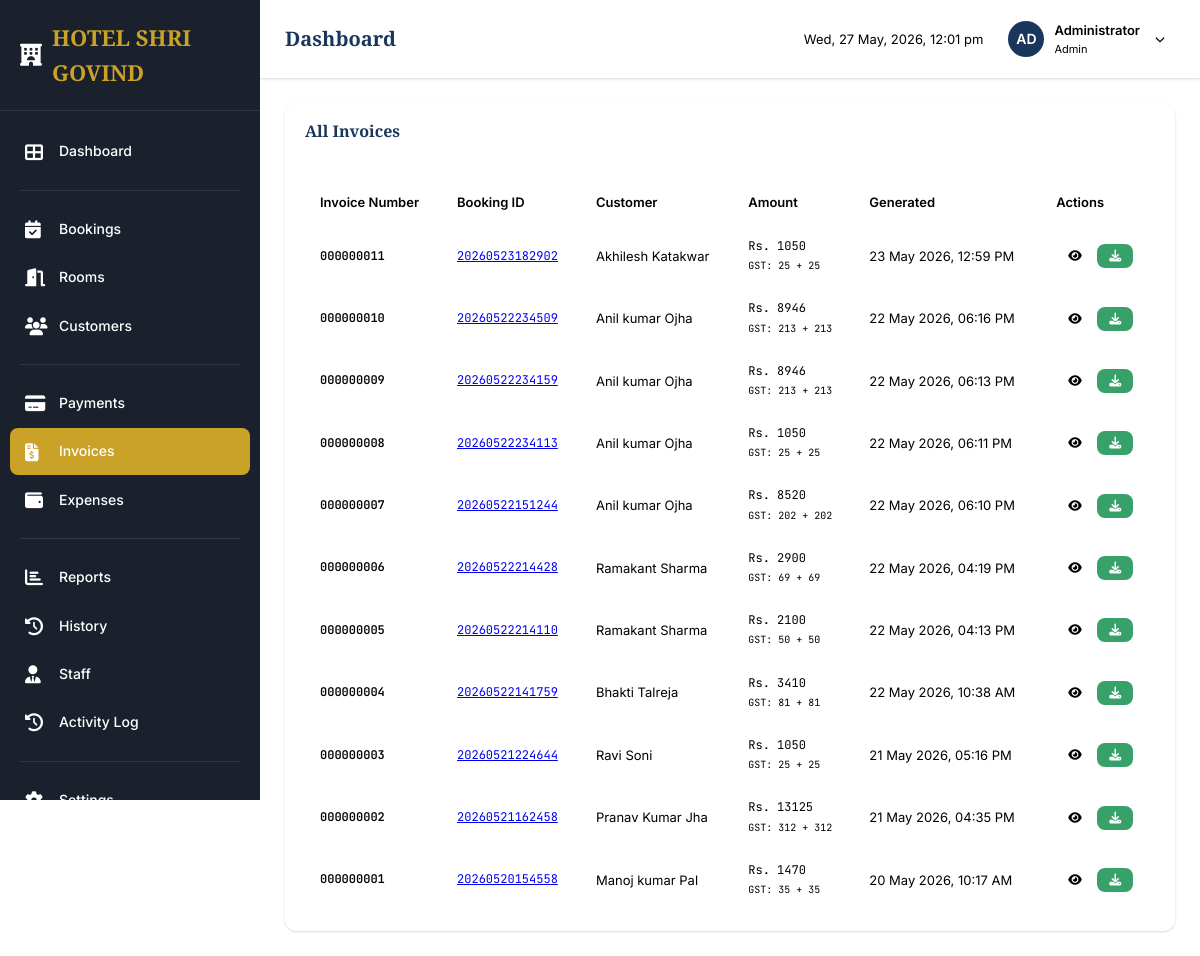
The page /invoices (signed in) on the database its author committed.
### app.py (models this page shows, shortened)
class Settings(db.Model):
    __tablename__ = 'settings'
    id = db.Column(db.Integer, primary_key=True)
    key = db.Column(db.String(50), unique=True, nullable=False)
    value = db.Column(db.Text)
    @staticmethod
    def get(key, default=None):
        setting = Settings.query.filter_by(key=key).first()
        return setting.value if setting else default

class Staff(db.Model, UserMixin):
    __tablename__ = 'staff'
    id = db.Column(db.Integer, primary_key=True)
    username = db.Column(db.String(50), unique=True, nullable=False)
    password_hash = db.Column(db.String(255), nullable=False)
    name = db.Column(db.String(100), nullable=False)
    role = db.Column(db.String(20), nullable=False, default='receptionist')
    is_active = db.Column(db.Boolean, default=True)
    created_at = db.Column(db.DateTime, default=datetime.utcnow)
    last_login = db.Column(db.DateTime)
    def is_admin(self):
        return self.role == 'admin'

class Invoice(db.Model):
    __tablename__ = 'invoices'
    id = db.Column(db.Integer, primary_key=True)
    invoice_number = db.Column(db.String(20), unique=True, nullable=False)
    booking_id = db.Column(db.Integer, db.ForeignKey('bookings.id'), nullable=False)
    generated_at = db.Column(db.DateTime, default=datetime.utcnow)
    pdf_path = db.Column(db.String(255))

class Booking(db.Model):
    __tablename__ = 'bookings'
    id = db.Column(db.Integer, primary_key=True)
    booking_id = db.Column(db.String(20), unique=True, nullable=False)
    customer_id = db.Column(db.Integer, db.ForeignKey('customers.id'), nullable=False)
    room_id = db.Column(db.Integer, db.ForeignKey('rooms.id'), nullable=True)
    booking_category = db.Column(db.String(20), default='normal')
    wedding_package = db.Column(db.String(20), nullable=True)
    check_in = db.Column(db.DateTime, nullable=False)
    check_out = db.Column(db.DateTime, nullable=False)
    actual_check_in = db.Column(db.DateTime)
    actual_check_out = db.Column(db.DateTime)
    stay_duration = db.Column(db.Integer, nullable=False)
    number_of_persons = db.Column(db.Integer, default=1)
    gst_mode = db.Column(db.String(20), default='exclude')
    room_charge = db.Column(db.Numeric(10,3), default=0)
    extra_person_charges = db.Column(db.Numeric(10,3), default=0)
    extra_charges = db.Column(db.Numeric(10,3), default=0)
    discount = db.Column(db.Numeric(10,3), default=0)
    subtotal = db.Column(db.Numeric(10,3), default=0)
    gst_rate = db.Column(db.Numeric(5,3), default=5)
    gst_amount = db.Column(db.Numeric(10,3), default=0)
    total_amount = db.Column(db.Numeric(10,3), default=0)
    advance_amount = db.Column(db.Numeric(10,3), default=0)
    pending_amount = db.Column(db.Numeric(10,3), default=0)
    status = db.Column(db.String(20), default='checked_in')
    checked_in_by = db.Column(db.Integer, db.ForeignKey('staff.id'))
    checked_out_by = db.Column(db.Integer, db.ForeignKey('staff.id'))
    billing_name = db.Column(db.String(200))
    company_gst = db.Column(db.String(20))
    company_address = db.Column(db.Text)
    bill_payer_type = db.Column(db.String(20), default='guest')
    payer_name = db.Column(db.String(200))
    payer_phone = db.Column(db.String(20))
    payer_address = db.Column(db.Text)
    notes = db.Column(db.Text)
    purpose_of_visit = db.Column(db.String(50))
    created_at = db.Column(db.DateTime, default=datetime.utcnow)
    checked_in_staff = db.relationship('Staff', foreign_keys=[checked_in_by])
    checked_out_staff = db.relationship('Staff', foreign_keys=[checked_out_by])
    extra_charges_list = db.relationship('ExtraCharge', backref='booking', lazy=True)
    payments = db.relationship('Payment', backref='booking', lazy=True)
    invoice = db.relationship('Invoice', backref='booking', uselist=False)
    accompanying_persons = db.relationship('AccompanyingPerson', backref='booking', lazy=True)

class Customer(db.Model):
    __tablename__ = 'customers'
    id = db.Column(db.Integer, primary_key=True)
    name = db.Column(db.String(100), nullable=False)
    email = db.Column(db.String(100))
    phone = db.Column(db.String(20), nullable=False)
    age = db.Column(db.Integer)
    number_of_children = db.Column(db.Integer, default=0)
    address = db.Column(db.Text)
    id_proof_type = db.Column(db.String(20))
    id_proof_number = db.Column(db.String(50))
    id_proof_file = db.Column(db.String(255))
    total_stays = db.Column(db.Integer, default=0)
    created_at = db.Column(db.DateTime, default=datetime.utcnow)
    bookings = db.relationship('Booking', backref='customer', lazy=True)
    accompanying_persons = db.relationship('AccompanyingPerson', backref='customer', lazy=True, cascade='all, delete-orphan')

### app.py (the view)
@app.route('/invoices')
@login_required
def invoices():
    invoices_list = Invoice.query.order_by(Invoice.generated_at.desc()).all()
    return render_template('invoices.html', invoices=invoices_list)

### app.py (called while the page is built)
@login_manager.user_loader
def load_user(user_id):
    return db.session.get(Staff, int(user_id))

### templates/invoices.html (shortened to what this page needs)
{% extends "base.html" %}
{% block content %}
<div class="card">
    <div class="card-header">
        <h3 class="card-title">All Invoices</h3>
    </div>
    <div class="card-body">
        {% if invoices %}
        <div class="table-wrapper">
            <table class="data-table">
                <thead>
                    <tr>
                        <th>Invoice Number</th>
                        <th>Booking ID</th>
                        <th>Customer</th>
                        <th>Amount</th>
                        <th>Generated</th>
                        <th>Actions</th>
                    </tr>
                </thead>
                <tbody>
                    {% for invoice in invoices %}
                    <tr>
                        <td class="text-mono" style="font-weight: 600;">{{ invoice.invoice_number }}</td>
                        <td class="text-mono">
                            <a href="{{ url_for('booking_detail', booking_id=invoice.booking_id) }}">
                                {{ invoice.booking.booking_id }}
                            </a>
                        </td>
                        <td>{{ invoice.booking.customer.name }}</td>
                        <td class="text-mono">
                            Rs. {{ invoice.booking.total_amount|int }}
                            <br><small style="color: var(--gray-500); font-size: 10px;">GST: {{ (invoice.booking.gst_amount|float / 2)|int }} + {{ (invoice.booking.gst_amount|float / 2)|int }}</small>
                        </td>
                        <td>{{ invoice.generated_at.strftime('%d %b %Y, %I:%M %p') }}</td>
                        <td>
                            <a href="{{ url_for('invoice_detail', invoice_id=invoice.id) }}" class="btn btn-sm btn-outline">
                                <i class="fas fa-eye"></i>
                            </a>
                            <a href="{{ url_for('download_invoice', invoice_id=invoice.id) }}" class="btn btn-sm btn-success">
                                <i class="fas fa-download"></i>
                            </a>
                        </td>
                    </tr>
                    {% endfor %}
                </tbody>
            </table>
        </div>
        {% else %}
        <div class="empty-state">
            <i class="fas fa-file-invoice-dollar"></i>
            <h3>No Invoices</h3>
            <p>Invoices will appear here after check-outs are completed</p>
        </div>
        {% endif %}
    </div>
</div>
{% endblock %}

### templates/partials/sidebar.html (shortened to what this page needs)
<nav class="sidebar">
    <div class="sidebar-header">
        <a href="{{ url_for('dashboard') }}" class="sidebar-logo">
            <i class="fas fa-hotel"></i>
            <span>{{ hotel.name|default('HOTEL SHRI GOVIND') }}</span>
        </a>
    </div>
    <div class="sidebar-nav">
        <div class="nav-item">
            <a href="{{ url_for('dashboard') }}" class="nav-link {% if request.endpoint == 'dashboard' %}active{% endif %}">
                <i class="fas fa-th-large"></i>
                Dashboard
            </a>
        </div>
        <div class="nav-divider"></div>
        <div class="nav-item">
            <a href="{{ url_for('bookings') }}" class="nav-link {% if 'booking' in request.endpoint %}active{% endif %}">
                <i class="fas fa-calendar-check"></i>
                Bookings
            </a>
        </div>
        <div class="nav-item">
            <a href="{{ url_for('rooms') }}" class="nav-link {% if request.endpoint == 'rooms' or 'room' in request.endpoint %}active{% endif %}">
                <i class="fas fa-door-open"></i>
                Rooms
            </a>
        </div>
        <div class="nav-item">
            <a href="{{ url_for('customers') }}" class="nav-link {% if 'customer' in request.endpoint %}active{% endif %}">
                <i class="fas fa-users"></i>
                Customers
            </a>
        </div>
        <div class="nav-divider"></div>
        <div class="nav-item">
            <a href="{{ url_for('payments') }}" class="nav-link {% if request.endpoint == 'payments' %}active{% endif %}">
                <i class="fas fa-credit-card"></i>
                Payments
            </a>
        </div>
        <div class="nav-item">
            <a href="{{ url_for('invoices') }}" class="nav-link {% if 'invoice' in request.endpoint %}active{% endif %}">
                <i class="fas fa-file-invoice-dollar"></i>
                Invoices
            </a>
        </div>
        <div class="nav-item">
            <a href="{{ url_for('expenses') }}" class="nav-link {% if request.endpoint == 'expenses' %}active{% endif %}">
                <i class="fas fa-wallet"></i>
                Expenses
            </a>
        </div>
        <div class="nav-divider"></div>
        <div class="nav-item">
            <a href="{{ url_for('reports') }}" class="nav-link {% if request.endpoint == 'reports' or 'report' in request.endpoint %}active{% endif %}">
                <i class="fas fa-chart-bar"></i>
                Reports
            </a>
        </div>
        <div class="nav-item">
            <a href="{{ url_for('history') }}" class="nav-link {% if request.endpoint == 'history' %}active{% endif %}">
                <i class="fas fa-history"></i>
                History
            </a>
        </div>
        {% if current_user.is_admin() %}
        <div class="nav-item">
            <a href="{{ url_for('staff') }}" class="nav-link {% if 'staff' in request.endpoint %}active{% endif %}">
                <i class="fas fa-user-tie"></i>
                Staff
            </a>
        </div>
        <div class="nav-item">
            <a href="{{ url_for('activity_log') }}" class="nav-link {% if request.endpoint == 'activity_log' %}active{% endif %}">
                <i class="fas fa-history"></i>
                Activity Log
            </a>
        </div>
        {% endif %}
        <div class="nav-divider"></div>
        <div class="nav-item">
            <a href="{{ url_for('settings') }}" class="nav-link {% if request.endpoint == 'settings' %}active{% endif %}">
                <i class="fas fa-cog"></i>
                Settings
            </a>
        </div>
    </div>
</nav>

### templates/partials/topnav.html (shortened to what this page needs)
<nav class="top-nav">
    <div class="top-nav-left">
        <h1 class="page-title">{% block page_title %}Dashboard{% endblock %}</h1>
    </div>
    <div class="top-nav-right">
        <span class="nav-time" id="current-time">
        </span>
        <div class="user-dropdown">
            <div class="user-avatar">
                {{ current_user.name[:2].upper() }}
            </div>
            <div class="user-info">
                <div class="user-name">{{ current_user.name }}</div>
                <div class="user-role">{{ current_user.role|title }}</div>
            </div>
            <i class="fas fa-chevron-down" style="color: var(--gray-400); font-size: 10px; margin-left: 5px;"></i>
        </div>
    </div>
</nav>

### rows shown on the page
Settings: name "HOTEL SHRI GOVIND"
Staff: name "AD", name "Administrator", role "Admin"
Invoice: invoice_number "000000011", booking.booking_id "20260523182902", booking.customer.name "Akhilesh Katakwar", booking.total_amount "1050", generated_at "23 May 2026, 12:59 PM"
Booking: (invoice.booking.gst_amount|float/2)|int "25"
Invoice: invoice_number "000000010", booking.booking_id "20260522234509", booking.customer.name "Anil kumar Ojha", booking.total_amount "8946", generated_at "22 May 2026, 06:16 PM"
Booking: (invoice.booking.gst_amount|float/2)|int "213"
Invoice: invoice_number "000000009", booking.booking_id "20260522234159", booking.customer.name "Anil kumar Ojha", booking.total_amount "8946", generated_at "22 May 2026, 06:13 PM"
Booking: (invoice.booking.gst_amount|float/2)|int "213"
Invoice: invoice_number "000000008", booking.booking_id "20260522234113", booking.customer.name "Anil kumar Ojha", booking.total_amount "1050", generated_at "22 May 2026, 06:11 PM"
Booking: (invoice.booking.gst_amount|float/2)|int "25"
Invoice: invoice_number "000000007", booking.booking_id "20260522151244", booking.customer.name "Anil kumar Ojha", booking.total_amount "8520", generated_at "22 May 2026, 06:10 PM"
Booking: (invoice.booking.gst_amount|float/2)|int "202"
Invoice: invoice_number "000000006", booking.booking_id "20260522214428", booking.customer.name "Ramakant Sharma", booking.total_amount "2900", generated_at "22 May 2026, 04:19 PM"
Booking: (invoice.booking.gst_amount|float/2)|int "69"
Invoice: invoice_number "000000005", booking.booking_id "20260522214110", booking.customer.name "Ramakant Sharma", booking.total_amount "2100", generated_at "22 May 2026, 04:13 PM"
Booking: (invoice.booking.gst_amount|float/2)|int "50"
Invoice: invoice_number "000000004", booking.booking_id "20260522141759", booking.customer.name "Bhakti Talreja", booking.total_amount "3410", generated_at "22 May 2026, 10:38 AM"
Booking: (invoice.booking.gst_amount|float/2)|int "81"
Invoice: invoice_number "000000003", booking.booking_id "20260521224644", booking.customer.name "Ravi Soni", booking.total_amount "1050", generated_at "21 May 2026, 05:16 PM"
Booking: (invoice.booking.gst_amount|float/2)|int "25"
Invoice: invoice_number "000000002", booking.booking_id "20260521162458", booking.customer.name "Pranav Kumar Jha", booking.total_amount "13125", generated_at "21 May 2026, 04:35 PM"
Booking: (invoice.booking.gst_amount|float/2)|int "312"
Invoice: invoice_number "000000001", booking.booking_id "20260520154558", booking.customer.name "Manoj kumar Pal", booking.total_amount "1470", generated_at "20 May 2026, 10:17 AM"
Booking: (invoice.booking.gst_amount|float/2)|int "35"
